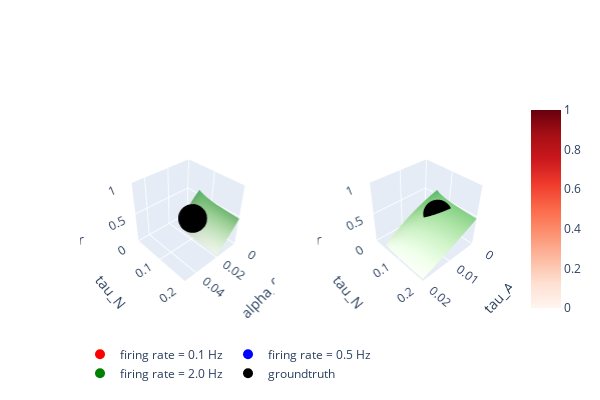

Notebook cell for this chart:
### Code cell
import plotly.graph_objects as go
from plotly.subplots import make_subplots

### define iterations
steps = 21
# iter_keys = ["alpha_0", "rateWnt"]
iter_keys = ["tau_A", "tau_N"]
# constant_key = "tau_A"
constant_key = "alpha_0"
firing_rates = [0.1, 0.5, 2.0]


### define constants and arrays for the problem
arrays = {
    "tau_A": np.linspace(0.0001, 0.02, steps),
    "tau_N": np.linspace(0.05, 0.2, steps),
    "alpha_0": np.linspace(0, 0.05, steps),
    "rateWnt": np.linspace(0, 5., steps),
}

grid = {}
grid[iter_keys[0]], grid[iter_keys[1]] = np.meshgrid(
    arrays[iter_keys[0]], arrays[iter_keys[1]]
)
grid["tau_A"], _ = np.meshgrid(arrays["tau_A"], arrays["tau_N"])

J_0 = -1.0
tau_M = 0.01
groundtruth = {
    "tau_A": 0.005,
    "tau_N": 0.1,
    "r_N": 0.4,
    "alpha_0": 0.02,
}

input_params = {key: groundtruth[key] for key in groundtruth.keys()}
input_params |= {key: grid[key] for key in iter_keys}


# ### calculate solutions
# r_N_solution = np.zeros((3, steps, steps), float)
# for i, firing_rate in enumerate(firing_rates):

#     r_N_solution[i, ...] = obtain_solution(
#         *get_distribution_parameters(firing_rate, **groundtruth),
#         **{key: arrays[key] for key in iter_keys},
#         **{constant_key: groundtruth[constant_key]},
#     )

### general plot setup
plt.close("all")
colors = ["reds", "blues", "greens"]
rows = 1
cols = 2

fig = make_subplots(
    rows=rows,
    cols=cols,
    specs=[[{"type": "scatter3d"} for _ in range(0, cols)] for _ in range(0, rows)],
)

gamma_conditions = np.zeros(3, float)
q_conditions = np.zeros(3, float)

### plot surfaces
for i, firing_rate in enumerate(firing_rates):
    fig.add_trace(
        go.Scatter3d(
            x=(np.NaN,),
            y=(np.NaN,),
            z=(np.NaN,),
            mode="markers",
            marker={"size": 10, "color": colors[i][:-1]},
            # line={"color": "black", "width": 5, 'dash':'dot'},
            name=f"firing rate = {firing_rate} Hz",
            # marker=markerstyle | {"colorscale": colors[i]},
        ),
        row=1,
        col=1,
    )

    # fig.add_trace(
    #     go.Surface(
    #         x=arrays[iter_keys[0]],
    #         y=arrays[iter_keys[1]],
    #         z=r_N_solution[i, ...],
    #         colorscale=colors[i],
    #         cmin=0.0,
    #         cmax=1.0,
    #         showscale=False,
    #     ),
    #     row=1,
    #     col=1,
    # )
    # print("\n")
    # print(f"{groundtruth=}")
    gamma, delta, nu_max = get_distribution_parameters(firing_rate, **groundtruth)
    q_0 = groundtruth["alpha_0"] ** 2 / (J_0 * tau_M) ** 2

    f_tau_from_const = get_constant(gamma, delta, nu_max, q_0)
    r_N_exact = get_mixing(
        f_tau_from_const,
        tau_A=grid["tau_A"],
        tau_N=grid["tau_N"],
        tau_M=tau_M,
    )
    # print(r_N_exact[0])
    fig.add_trace(
        go.Surface(
            x=arrays["tau_A"],
            y=arrays["tau_N"],
            z=r_N_exact[0],
            colorscale=colors[i],
            cmin=0.0,
            cmax=1.0,
            showscale=False,
        ),
        row=1,
        col=2,
    )

    """
		should all manifolds collapse onto one? is it only different, because approximation of q gives slightly distinct solutions for different firing rates?
	"""

    # gamma, delta, nu_max = get_distribution_parameters(firing_rate, **groundtruth)
    q_0 = input_params["alpha_0"] ** 2 / (J_0 * tau_M) ** 2
    f_tau_from_const = get_constant(gamma, delta, nu_max, q_0)

    r_N_exact = get_mixing(
        f_tau_from_const,
        tau_A=input_params["tau_A"],
        tau_N=input_params["tau_N"],
        tau_M=tau_M,
    )

    fig.add_trace(
        go.Surface(
            name=f"firing rate = {firing_rate} Hz",
            x=arrays[iter_keys[0]],
            y=arrays[iter_keys[1]],
            z=r_N_exact[0],
            colorscale=colors[i],
            cmin=0.0,
            cmax=1.0,
            showscale=i == 0,
        ),
        row=1,
        col=1,
    )
    gamma_conditions[i] = gamma
    q_conditions[i] = get_q(gamma, delta, nu_max)

if "alpha_0" in iter_keys:
    # intersection
    q_0_intersection = (
        gamma_conditions[1] ** 2 * q_conditions[1] * firing_rates[0]
        - gamma_conditions[0] ** 2 * q_conditions[0] * firing_rates[1]
    ) / (
        gamma_conditions[0] ** 2 * firing_rates[1]
        - gamma_conditions[1] ** 2 * firing_rates[0]
    )
    alpha_0_intersection = np.sqrt(q_0_intersection * (J_0 * tau_M) ** 2)

    idx_intersection = np.where(
        np.isclose(arrays["alpha_0"], alpha_0_intersection, atol=1e-3)
    )[0][0]

    f_tau_intersection = (
        gamma_conditions[0] ** 2
        * gamma_conditions[1] ** 2
        * (q_conditions[1] - q_conditions[0])
        / (
            gamma_conditions[0] ** 2 * firing_rates[1]
            - gamma_conditions[1] ** 2 * firing_rates[0]
        )
    )

    r_N_intersection = get_mixing(
        f_tau_intersection,
        tau_A=input_params["tau_A"],
        tau_N=input_params["tau_N"][:, idx_intersection],
        tau_M=tau_M,
    )[0]
    # print(f"intersection @ {f_tau_intersection=}, {r_N_intersection=}")

    fig.add_trace(
        go.Scatter3d(
            x=input_params["alpha_0"][:, idx_intersection],
            y=input_params["tau_N"][:, idx_intersection],
            z=r_N_intersection + 0.01,
            mode="lines",
            line={"color": "black", "width": 5, "dash": "dot"},
            name="intersection (theoretical)",
            # marker=markerstyle | {"colorscale": colors[i]},
        ),
        row=1,
        col=1,
    )

# ### plot intersections
# markerstyle = {"size": 2, "opacity": 0.6}
# for i in range(len(firing_rates) - 1):
#     d_r_N = r_N_solution[i, ...] - r_N_solution[i + 1, ...]
#     idxes = np.where(np.diff(d_r_N > 0, axis=1))

#     fig.add_trace(
#         go.Scatter3d(
#             x=arrays[iter_keys[0]][idxes[1]],
#             y=arrays[iter_keys[1]][idxes[0]],
#             z=r_N_solution[0, [idxes[0]], [idxes[1]]][0],
#             mode="markers",
#             marker=markerstyle | {"colorscale": colors[i]},
#         ),
#         row=1,
#         col=2,
#     )

### plot groundtruth
# for col in range(cols):
#     for row in range(rows):
# if row > 1 and col > 1:
#     continue
fig.add_trace(
    go.Scatter3d(
        x=[groundtruth["tau_A"]],
        y=[groundtruth["tau_N"]],
        z=[groundtruth["r_N"]],
        mode="markers",
        marker={"size": 10, "color": "black"},
        name="groundtruth",
    ),
    row=1,
    col=2,
)
fig.add_trace(
    go.Scatter3d(
        x=[groundtruth["alpha_0"]],
        y=[groundtruth["tau_N"]],
        z=[groundtruth["r_N"]],
        mode="markers",
        marker={"size": 10, "color": "black"},
        showlegend=False,
    ),
    row=1,
    col=1,
)

### adjust some layout
scene_dict = {
    # "xaxis": dict(range=[0.0, arrays[iter_keys[0]][-1]], title=iter_keys[0]),
    "yaxis": dict(range=[0.0, arrays[iter_keys[1]][-1]], title=iter_keys[1]),
    "zaxis": dict(range=[0.0, 1.0], title="r"),
}

camera = dict(
    up=dict(x=0, y=0, z=1), center=dict(x=0, y=-0.2, z=0), eye=dict(x=2.0, y=2.0, z=2.2)
)

fig.update_layout(scene1_camera=camera)

fig.update_layout(
    scene1=scene_dict
    | {"xaxis": dict(range=[0.0, arrays["alpha_0"][-1]], title="alpha_0")},
    scene2=scene_dict
    | {"xaxis": dict(range=[0.0, arrays["tau_A"][-1]], title="tau_A")},
    scene1_camera=camera,
    scene2_camera=camera,
    # scene3=scene_dict,
    showlegend=True,
    width=600,
    height=400,
    legend=dict(orientation="h"),
    # margin=dict(r=20, l=10, b=10, t=10),
)

dpi = 300
fig.write_image("../figures/manifold.png", width=2.5 * dpi, height=1.5 * dpi, scale=1)
fig.show()

### Figure 1 — Plotly figure (JSON) as saved in the notebook; plotly's stock layout.template omitted (floating-point values rounded to 4 significant figures; data arrays with more than 128 entries replaced by an {"elided": "..."} marker saying what was removed)
{"data": [{"marker": {"color": "red", "size": 10}, "mode": "markers", "name": "firing rate = 0.1 Hz", "scene": "scene", "type": "scatter3d", "x": [null], "y": [null], "z": [null]}, {"cmax": 1, "cmin": 0, "colorscale": [[0, "rgb(255,245,240)"], [0.125, "rgb(254,224,210)"], [0.25, "rgb(252,187,161)"], [0.375, "rgb(252,146,114)"], [0.5, "rgb(251,106,74)"], [0.625, "rgb(239,59,44)"], [0.75, "rgb(203,24,29)"], [0.875, "rgb(165,15,21)"], [1, "rgb(103,0,13)"]], "scene": "scene2", "showscale": false, "type": "surface", "x": [0.0001, 0.001095, 0.00209, 0.003085, 0.00408, 0.005075, 0.00607, 0.007065, 0.00806, 0.009055, 0.01005, 0.01104, 0.01204, 0.01303, 0.01403, 0.01503, 0.01602, 0.01701, 0.01801, 0.01901, 0.02], "y": [0.05, 0.0575, 0.065, 0.0725, 0.08, 0.0875, 0.095, 0.1025, 0.11, 0.1175, 0.125, 0.1325, 0.14, 0.1475, 0.155, 0.1625, 0.17, 0.1775, 0.185, 0.1925, 0.2], "z": {"elided": "21x21 float values"}}, {"cmax": 1, "cmin": 0, "colorscale": [[0, "rgb(255,245,240)"], [0.125, "rgb(254,224,210)"], [0.25, "rgb(252,187,161)"], [0.375, "rgb(252,146,114)"], [0.5, "rgb(251,106,74)"], [0.625, "rgb(239,59,44)"], [0.75, "rgb(203,24,29)"], [0.875, "rgb(165,15,21)"], [1, "rgb(103,0,13)"]], "name": "firing rate = 0.1 Hz", "scene": "scene", "showscale": true, "type": "surface", "x": [0.0001, 0.001095, 0.00209, 0.003085, 0.00408, 0.005075, 0.00607, 0.007065, 0.00806, 0.009055, 0.01005, 0.01104, 0.01204, 0.01303, 0.01403, 0.01503, 0.01602, 0.01701, 0.01801, 0.01901, 0.02], "y": [0.05, 0.0575, 0.065, 0.0725, 0.08, 0.0875, 0.095, 0.1025, 0.11, 0.1175, 0.125, 0.1325, 0.14, 0.1475, 0.155, 0.1625, 0.17, 0.1775, 0.185, 0.1925, 0.2], "z": {"elided": "21x21 float values"}}, {"marker": {"color": "blue", "size": 10}, "mode": "markers", "name": "firing rate = 0.5 Hz", "scene": "scene", "type": "scatter3d", "x": [null], "y": [null], "z": [null]}, {"cmax": 1, "cmin": 0, "colorscale": [[0, "rgb(247,251,255)"], [0.125, "rgb(222,235,247)"], [0.25, "rgb(198,219,239)"], [0.375, "rgb(158,202,225)"], [0.5, "rgb(107,174,214)"], [0.625, "rgb(66,146,198)"], [0.75, "rgb(33,113,181)"], [0.875, "rgb(8,81,156)"], [1, "rgb(8,48,107)"]], "scene": "scene2", "showscale": false, "type": "surface", "x": [0.0001, 0.001095, 0.00209, 0.003085, 0.00408, 0.005075, 0.00607, 0.007065, 0.00806, 0.009055, 0.01005, 0.01104, 0.01204, 0.01303, 0.01403, 0.01503, 0.01602, 0.01701, 0.01801, 0.01901, 0.02], "y": [0.05, 0.0575, 0.065, 0.0725, 0.08, 0.0875, 0.095, 0.1025, 0.11, 0.1175, 0.125, 0.1325, 0.14, 0.1475, 0.155, 0.1625, 0.17, 0.1775, 0.185, 0.1925, 0.2], "z": {"elided": "21x21 float values"}}, {"cmax": 1, "cmin": 0, "colorscale": [[0, "rgb(247,251,255)"], [0.125, "rgb(222,235,247)"], [0.25, "rgb(198,219,239)"], [0.375, "rgb(158,202,225)"], [0.5, "rgb(107,174,214)"], [0.625, "rgb(66,146,198)"], [0.75, "rgb(33,113,181)"], [0.875, "rgb(8,81,156)"], [1, "rgb(8,48,107)"]], "name": "firing rate = 0.5 Hz", "scene": "scene", "showscale": false, "type": "surface", "x": [0.0001, 0.001095, 0.00209, 0.003085, 0.00408, 0.005075, 0.00607, 0.007065, 0.00806, 0.009055, 0.01005, 0.01104, 0.01204, 0.01303, 0.01403, 0.01503, 0.01602, 0.01701, 0.01801, 0.01901, 0.02], "y": [0.05, 0.0575, 0.065, 0.0725, 0.08, 0.0875, 0.095, 0.1025, 0.11, 0.1175, 0.125, 0.1325, 0.14, 0.1475, 0.155, 0.1625, 0.17, 0.1775, 0.185, 0.1925, 0.2], "z": {"elided": "21x21 float values"}}, {"marker": {"color": "green", "size": 10}, "mode": "markers", "name": "firing rate = 2.0 Hz", "scene": "scene", "type": "scatter3d", "x": [null], "y": [null], "z": [null]}, {"cmax": 1, "cmin": 0, "colorscale": [[0, "rgb(247,252,245)"], [0.125, "rgb(229,245,224)"], [0.25, "rgb(199,233,192)"], [0.375, "rgb(161,217,155)"], [0.5, "rgb(116,196,118)"], [0.625, "rgb(65,171,93)"], [0.75, "rgb(35,139,69)"], [0.875, "rgb(0,109,44)"], [1, "rgb(0,68,27)"]], "scene": "scene2", "showscale": false, "type": "surface", "x": [0.0001, 0.001095, 0.00209, 0.003085, 0.00408, 0.005075, 0.00607, 0.007065, 0.00806, 0.009055, 0.01005, 0.01104, 0.01204, 0.01303, 0.01403, 0.01503, 0.01602, 0.01701, 0.01801, 0.01901, 0.02], "y": [0.05, 0.0575, 0.065, 0.0725, 0.08, 0.0875, 0.095, 0.1025, 0.11, 0.1175, 0.125, 0.1325, 0.14, 0.1475, 0.155, 0.1625, 0.17, 0.1775, 0.185, 0.1925, 0.2], "z": {"elided": "21x21 float values"}}, {"cmax": 1, "cmin": 0, "colorscale": [[0, "rgb(247,252,245)"], [0.125, "rgb(229,245,224)"], [0.25, "rgb(199,233,192)"], [0.375, "rgb(161,217,155)"], [0.5, "rgb(116,196,118)"], [0.625, "rgb(65,171,93)"], [0.75, "rgb(35,139,69)"], [0.875, "rgb(0,109,44)"], [1, "rgb(0,68,27)"]], "name": "firing rate = 2.0 Hz", "scene": "scene", "showscale": false, "type": "surface", "x": [0.0001, 0.001095, 0.00209, 0.003085, 0.00408, 0.005075, 0.00607, 0.007065, 0.00806, 0.009055, 0.01005, 0.01104, 0.01204, 0.01303, 0.01403, 0.01503, 0.01602, 0.01701, 0.01801, 0.01901, 0.02], "y": [0.05, 0.0575, 0.065, 0.0725, 0.08, 0.0875, 0.095, 0.1025, 0.11, 0.1175, 0.125, 0.1325, 0.14, 0.1475, 0.155, 0.1625, 0.17, 0.1775, 0.185, 0.1925, 0.2], "z": {"elided": "21x21 float values"}}, {"marker": {"color": "black", "size": 10}, "mode": "markers", "name": "groundtruth", "scene": "scene2", "type": "scatter3d", "x": [0.005], "y": [0.1], "z": [0.4]}, {"marker": {"color": "black", "size": 10}, "mode": "markers", "scene": "scene", "showlegend": false, "type": "scatter3d", "x": [0.02], "y": [0.1], "z": [0.4]}], "layout": {"height": 400, "legend": {"orientation": "h"}, "scene": {"camera": {"center": {"x": 0, "y": -0.2, "z": 0}, "eye": {"x": 2, "y": 2, "z": 2.2}, "up": {"x": 0, "y": 0, "z": 1}}, "domain": {"x": [0, 0.45], "y": [0, 1]}, "xaxis": {"range": [0, 0.05], "title": {"text": "alpha_0"}}, "yaxis": {"range": [0, 0.2], "title": {"text": "tau_N"}}, "zaxis": {"range": [0, 1], "title": {"text": "r"}}}, "scene2": {"camera": {"center": {"x": 0, "y": -0.2, "z": 0}, "eye": {"x": 2, "y": 2, "z": 2.2}, "up": {"x": 0, "y": 0, "z": 1}}, "domain": {"x": [0.55, 1], "y": [0, 1]}, "xaxis": {"range": [0, 0.02], "title": {"text": "tau_A"}}, "yaxis": {"range": [0, 0.2], "title": {"text": "tau_N"}}, "zaxis": {"range": [0, 1], "title": {"text": "r"}}}, "showlegend": true, "width": 600}}
